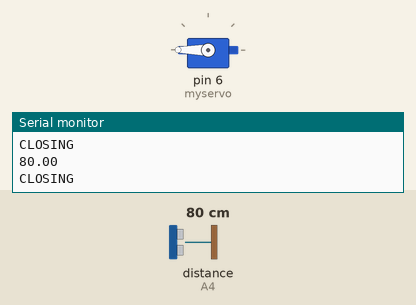
The sketch below on a simulated Arduino Uno, built with avr-gcc and run on an emulated ATmega328P. On the bench: servo, the last lines printed to the serial monitor. The test bench sets the inputs (shaded band); at power-on: distance to the obstacle (sensor on A4) 80 cm. The echo pulse lasts 58.3 µs per cm.

Above: at 1.7 s.
1.8 s: distance to the obstacle (sensor on A4) set to 12 cm
3.7 s: distance to the obstacle (sensor on A4) set to 9 cm
At 4.8 s:
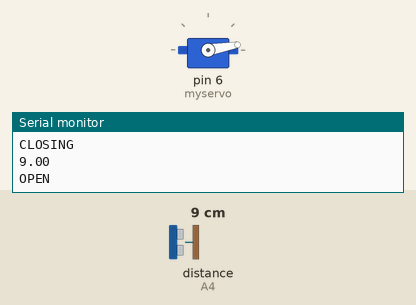
7.0 s: distance to the obstacle (sensor on A4) set to 18 cm
At 8.4 s:
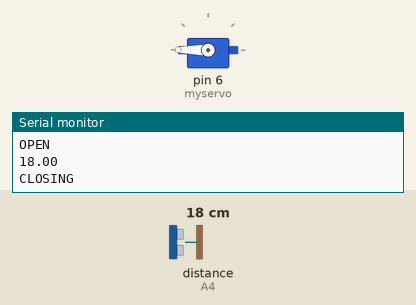
9.0 s: distance to the obstacle (sensor on A4) set to 2 cm
At 10.1 s:
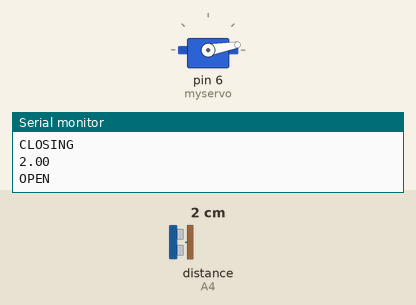
Timing chart, 0 to 12.0 s (numbered marks = the images above; inputs shaded):
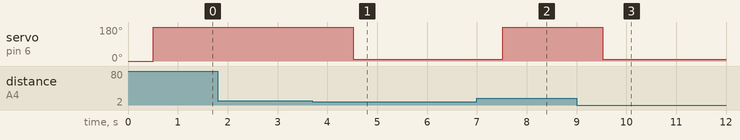

Measured:
- the behaviour switches between 11 and 10 cm on distance to the obstacle (sensor on A4) (found by bisection; images 0 and 1)
- after the input at 3.7 s, servo on pin 6 (myservo): 180° → 10° after 0.82 s
- after the input at 7.0 s, servo on pin 6 (myservo): 10° → 180° after 0.52 s
- after the input at 9.0 s, servo on pin 6 (myservo): 180° → 10° after 0.53 s

The sketch:

Door_opener.ino
```cpp
#include <HCSR04.h>
#include <Servo.h>

Servo myservo;  // create servo object to control a servo

HCSR04 hc(A5,A4);//initialisation class HCSR04 (trig pin , echo pin)

int pos = 0;    // variable to store the servo position

void setup()
{
  Serial.begin(9600);
  Serial.println("Door opener");
  myservo.attach(6);  // attaches the servo on pin 9 to the servo object
  myservo.write(0);
  delay(500);
}


void loop()
{
  float distance;
  distance = hc.dist();

  Serial.println(distance);

  if (distance <= 10)
  {
    myservo.write(10);
    Serial.println("OPEN");
    delay(1000);
  }
  else
  {
    Serial.println("CLOSING");
    myservo.write(180);
    delay(1000);
  }
}
```
